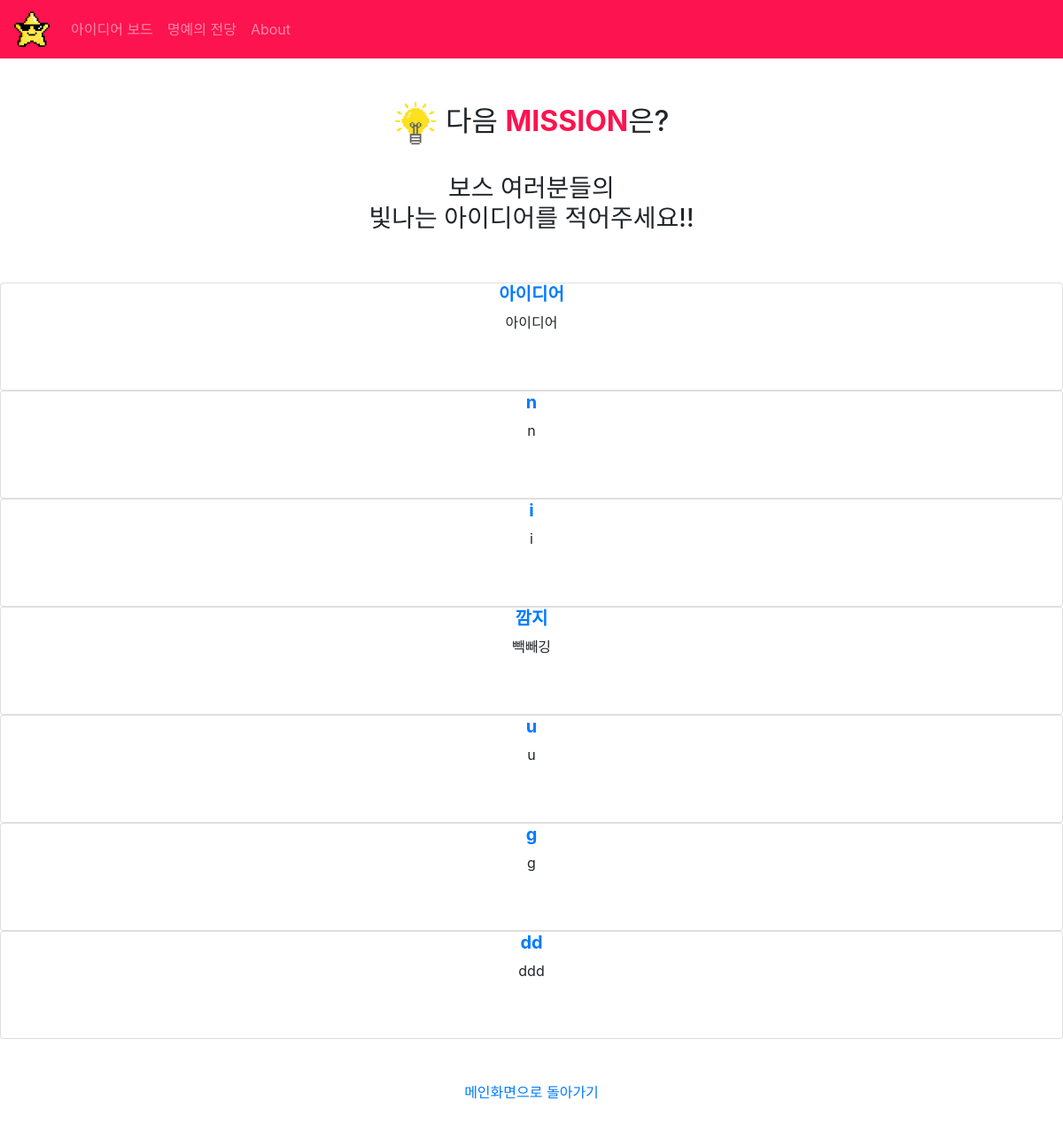
The app's page /idea/ with its own data.
### idea/models.py (models this page shows, shortened)
class Idea(models.Model):
    whoseidea =  models.ForeignKey(User, related_name='whoseidea', on_delete=models.CASCADE)
    title = models.CharField(max_length=200)
    content = models.TextField()
    created_at = models.DateTimeField(auto_now_add=True)

### idea/views.py (the view)
def ideaboard(request):
    ideas = Idea.objects.all().order_by('-id')
    return render(request,'idea/ideaboard.html',{'ideas':ideas})

### idea/templates/idea/ideaboard.html (shortened to what this page needs)
{% extends "base.html" %}
{% load staticfiles %}
{% block head %}
    <link rel="stylesheet" type="text/css" href="{% static 'idea/idea_board.css' %}">
{% endblock head %}
{% block content %}
<div align="center">
    <br>
    <h2><img src="{% static 'idea/img/light.png' %}" width=50px height=50px> 다음 <span style="color: #FC134F; font-weight: bold;">MISSION</span>은?</h2>
    <br>
    <h3>보스 여러분들의<br>빛나는 아이디어를 적어주세요!!</h3>
    <br>
    <br>
    {% for idea in ideas %}
    <div class="card">
        <h5 style="font-weight: bold;"><a href="{% url 'ideashow' idea.id %}">{{idea.title}}</a></h5>
        <p>{{idea.content}}</p>
        <br>
        <br>
    </div>
    {% endfor %}
    <br>
    <br>
    <a href="{% url 'index' %}">메인화면으로 돌아가기</a>
    <br>
    <br>
</div>
{% endblock content %}

### records on screen
Idea: title "아이디어", content "아이디어"
Idea: title "n", content "n"
Idea: title "i", content "i"
Idea: title "깜지", content "빽빼깅"
Idea: title "u", content "u"
Idea: title "g", content "g"
Idea: title "dd", content "ddd"
